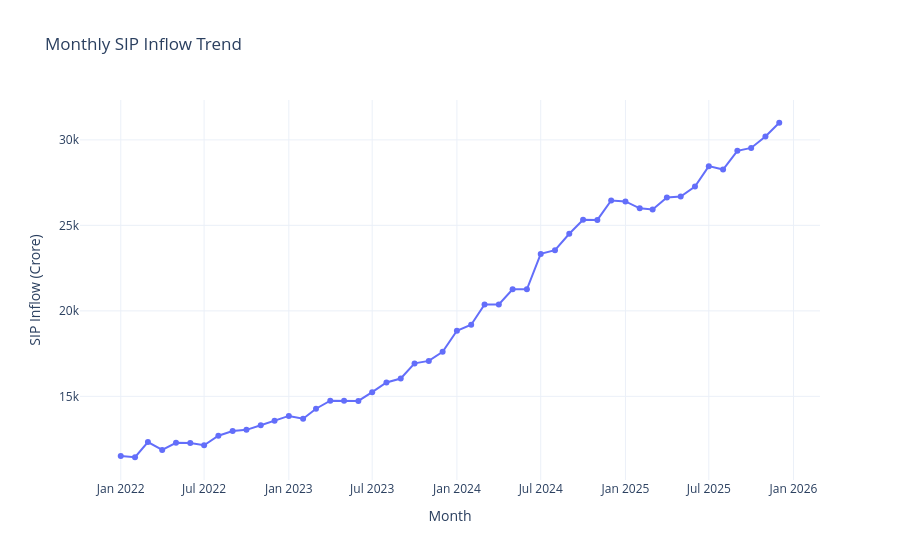

The code cell stored with this chart in its notebook:
### Code cell
fig = px.line(
    sip_df,
    x="month",
    y="sip_inflow_crore",
    markers=True,
    title="Monthly SIP Inflow Trend"
)

fig.update_layout(
    xaxis_title="Month",
    yaxis_title="SIP Inflow (Crore)",
    template="plotly_white"
)

fig.show()
